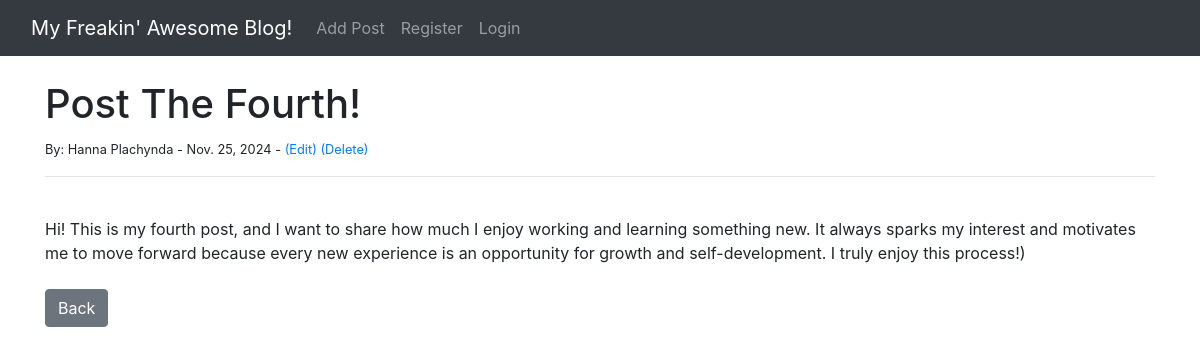
Screenshot of /article/4 with the database file from the repository.
### theblog/models.py (models this page shows, shortened)
class Post(models.Model):
	title = models.CharField(max_length=255)
	title_tag = models.CharField(max_length=255)
	author = models.ForeignKey(User, on_delete=models.CASCADE)
	body = models.TextField()
	post_date = models.DateField(auto_now_add=True)

### theblog/views.py (the view)
# urls.py: path('article/<int:pk>', ArticleDetailView.as_view(), name='article-detail'),
class ArticleDetailView(DetailView):
	model = Post
	template_name = 'article_details.html'

### theblog/templates/article_details.html (shortened to what this page needs)
{% extends 'base.html' %}
{% block content %}
<h1>{{ post.title }}</h1>
<small>By:
	{{ post.author.first_name }}
	{{ post.author.last_name }} -
	{{ post.post_date }} -
	<a href="{% url 'update_post' post.pk %}">(Edit)
	</a>
	<a href="{% url 'delete_post' post.pk %}">(Delete)</a>
</small><br/>
<hr>
<br/>
{{ post.body }}
<br/><br/>
<a href="{% url 'home' %}" class="btn btn-secondary">
Back</a>
{% endblock %}

### rows the page displays
Post: title "Post The Fourth!", author.first_name "Hanna", author.last_name "Plachynda", post_date "Nov. 25, 2024", body "Hi! This is my fourth post, and I want to share how much I enjoy working and learning something new. It always sparks my interest and motivates me to move forward because every new experience is an opportunity for growth and self-development. I truly enjoy this process!)"
